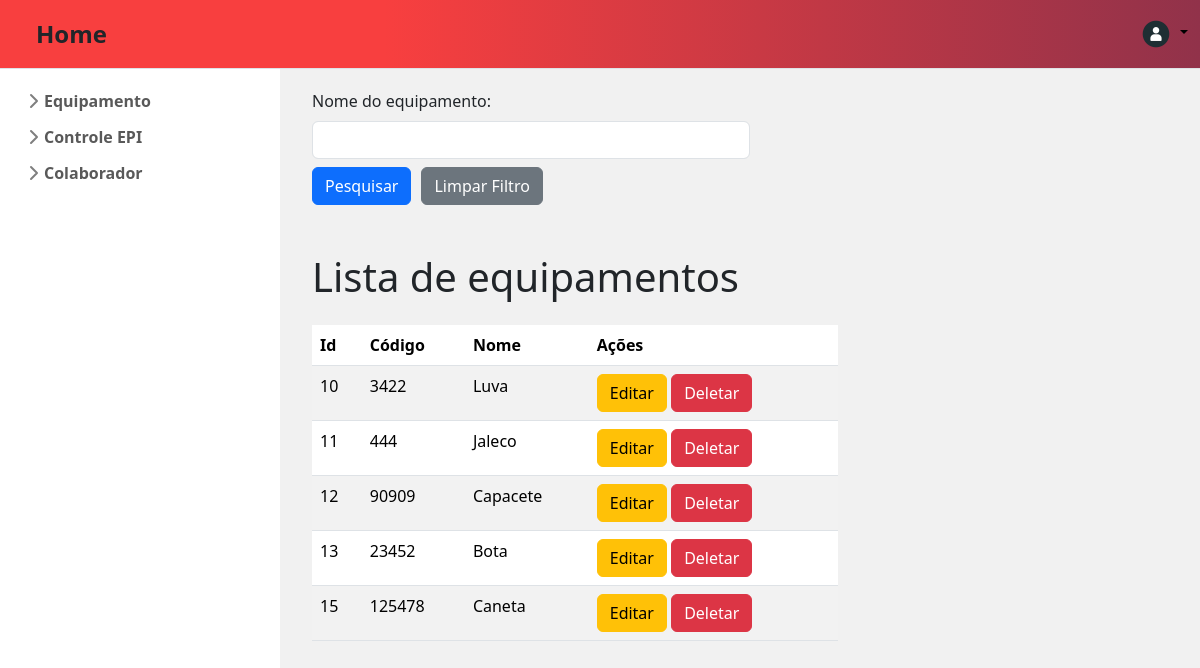
Before: /listarEquipamento/ with the older database file.
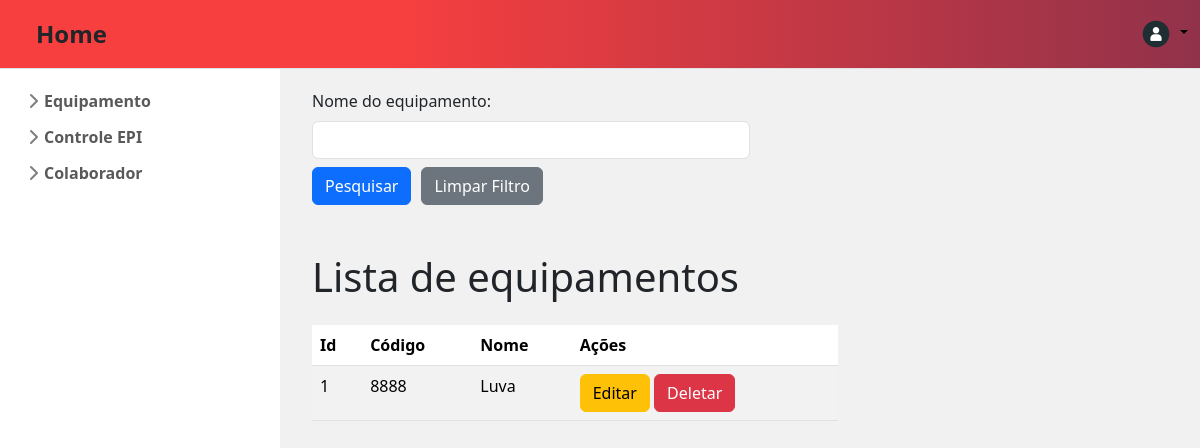
After: the same page with the newer database file.
### app_produtos/models.py (models this page shows, shortened)
class CadastrarEquipamento(models.Model):
    cod_equipamento = models.IntegerField()
    nome_equipamento = models.CharField(max_length=100)

### app_produtos/views.py (the view)
# urls.py: path("listarEquipamento/", views.listar_equipamento, name="listar_equipamento"),
def listar_equipamento(request):
    values = CadastrarEquipamento.objects.all()
    cod_equipamento = request.GET.get('cod_equipamento')
    nome_equipamento = request.GET.get('nome_equipamento')
    if nome_equipamento:
        values = values.filter(nome_equipamento__icontains=nome_equipamento)
    return render(request, 'app_produtos/globals/listarEquipamento.html', {
        "lista_equipamento": values,
        "nome_equipamento": nome_equipamento
    })

### app_produtos/templates/app_produtos/globals/listarEquipamento.html (shortened to what this page needs)
{% extends "app_produtos/index.html" %}
{% block content %}
<div class="container justify-content-center mt-2">
  <form action="{% url 'listar_equipamento' %}" method="get">
    <div class="form-group">
      <label class="form-label" for="nome_equipamento">Nome do equipamento:</label>
      <input class="form-control w-50" type="text" name="nome_equipamento" id="nome_equipamento" value="{{ nome_equipamento|default:'' }}"/>
    </div>
    <div class="d-flex mt-2" style="gap: 10px;">
        <button class="w-10 btn btn-primary btn-md"  type="submit">Pesquisar</button>
        <a class="w-10 btn btn-secondary btn-md" href="{% url 'listar_equipamento' %}">Limpar Filtro</a>
      </div>
  </form>
</div>
{% if lista_equipamento %}
<div class="container mt-5">
  <h1 class="text-start mb-4" >Lista de equipamentos</h1>
  <table class="table table-striped" style="width: 60%;">
    <thead>
      <tr>
        <th>Id</th>
        <th>Código</th>
        <th>Nome</th>
        <th>Ações</th>
      </tr>
    </thead>
    <tbody>
      {% for item in lista_equipamento %}
      <tr>
        <td>{{ item.id }}</td>
        <td>{{ item.cod_equipamento }}</td>
        <td>{{ item.nome_equipamento }}</td>
        <td>
            <a href="/editarEquipamento/{{ item.id }}" class="btn btn-warning">Editar</a>
            <button class="btn btn-danger" data-bs-toggle="modal" data-bs-target="#confirmDeleteModal" onclick="setDeleteUrl('/deletarEquipamento/{{ item.id }}')">Deletar</button>
        </td>
      </tr>
      {% endfor %}
    </tbody>
  </table>
</div>
{% else %}
<div class="container mt-3">
  <p class="text-center h3">Nenhum equipamento encontrado</p>
</div>
{% endif %} {% endblock content %}

### app_produtos/templates/app_produtos/index.html (shortened to what this page needs)
{% load static %}
<!DOCTYPE html>
<html lang="pt-br">
  <head>
    <link href="https://cdn.jsdelivr.net/npm/bootstrap@5.3.3/dist/css/bootstrap.min.css" rel="stylesheet" />
    <link rel="stylesheet" href="https://cdn.jsdelivr.net/npm/bootstrap-icons@1.11.3/font/bootstrap-icons.min.css" />
  </head>
  <body
    class="d-grid vh-100"
    style="
      grid-template-rows: auto 1fr;
      grid-template-columns: auto 1fr;
      grid-template-areas:
        'header header'
        'sidebar main';
    "
  >
    {% include 'app_produtos/partials/header.html' %} {% include 'app_produtos/partials/sidebar.html' %}
    <main style="grid-area: main; background-color: #f1f1f1; padding: 12px 0px 0px 20px">
      {% block content %} {% endblock content %}
    </main>
  </body>
</html>

### app_produtos/templates/app_produtos/partials/header.html (shortened to what this page needs)
{% load static %}
<header class="py-3 border-bottom" style="grid-area: header; background: linear-gradient(90deg, rgb(248, 63, 63) 32%, rgb(145, 50, 74) 100%)">
  <div class="container-fluid d-flex gap-3 align-items-center">
    <div class="container-fluid ps-4">
      <a class="navbar-brand" href="/">
        <span class="fs-4 fw-semibold">Home</span>
      </a>
    </div>
    <div class="d-flex align-items-center">
      <div class="flex-shrink-0 dropdown">
        <a href="#" class="d-block link-body-emphasis text-decoration-none dropdown-toggle" data-bs-toggle="dropdown" aria-expanded="false">
          <img src="{% static 'img/avatar-do-usuario.png' %}" alt="User avatar" width="32" height="32" class="rounded-circle" />
        </a>
      </div>
    </div>
  </div>
</header>

### app_produtos/templates/app_produtos/partials/sidebar.html (shortened to what this page needs)
<div class="flex-shrink-0 p-3" style="width: 280px; grid-area: sidebar">
  <ul class="list-unstyled ps-0">
    <li class="mb-1">
      <button
        class="btn btn-toggle d-inline-flex align-items-center rounded collapsed border-0"
        data-bs-toggle="collapse"
        data-bs-target="#equipamento-collapse"
        aria-expanded="false"
      >
        Equipamento
      </button>
    </li>
    <li class="mb-1">
      <button
        class="btn btn-toggle d-inline-flex align-items-center rounded border-0 collapsed"
        data-bs-toggle="collapse"
        data-bs-target="#controle-collapse"
        aria-expanded="false"
      >
        Controle EPI
      </button>
    </li>
    <li class="mb-1">
      <button
        class="btn btn-toggle d-inline-flex align-items-center rounded border-0 collapsed"
        data-bs-toggle="collapse"
        data-bs-target="#colaborador-collapse"
        aria-expanded="false"
      >
        Colaborador
      </button>
    </li>
  </ul>
</div>

### app_produtos/templates/app_produtos/partials/sidebar.html (style rules this page uses)
.btn-toggle { display: inline-flex; align-items: center; padding: 0.25rem 0.5rem; font-weight: 600; color: rgba(0, 0, 0, 0.65); background-color: transparent; border: 0; }
.btn-toggle::before { width: 1.25em; line-height: 0; transition: transform 0.35s ease; transform-origin: 0.5em 50%; }

Changed rows visible on the page:
removed CadastrarEquipamento: id "10", cod_equipamento "3422", nome_equipamento "Luva"
removed CadastrarEquipamento: id "11", cod_equipamento "444", nome_equipamento "Jaleco"
removed CadastrarEquipamento: id "12", cod_equipamento "90909", nome_equipamento "Capacete"
removed CadastrarEquipamento: id "13", cod_equipamento "23452", nome_equipamento "Bota"
removed CadastrarEquipamento: id "15", cod_equipamento "125478", nome_equipamento "Caneta"
added CadastrarEquipamento: id "1", cod_equipamento "8888", nome_equipamento "Luva"
